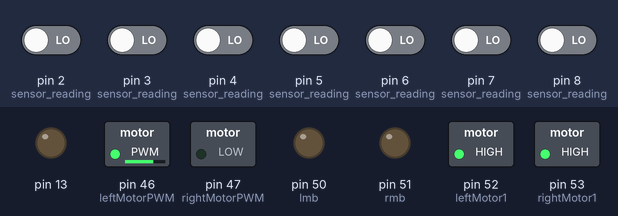
The sketch below on a simulated Arduino Mega 2560, built with avr-gcc and run on an emulated ATmega2560. Parts: switched loads named in the sketch (green lamp = pin HIGH), output pins drawn as LEDs (lit = HIGH). Inputs (shaded band) come from the test bench; at power-on: pin 2 (sensor_reading), pin 3 (sensor_reading), pin 4 (sensor_reading), pin 5 (sensor_reading), pin 6 (sensor_reading), pin 7 (sensor_reading), pin 8 (sensor_reading) LOW. What the sketch prints to the serial monitor is not drawn.

Above: at 4.2 s.
4.3 s: pin 2 (sensor_reading) driven HIGH
At 5.2 s:
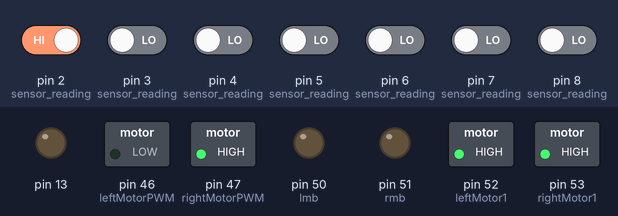
5.8 s: pin 7 (sensor_reading) driven HIGH
At 6.5 s:
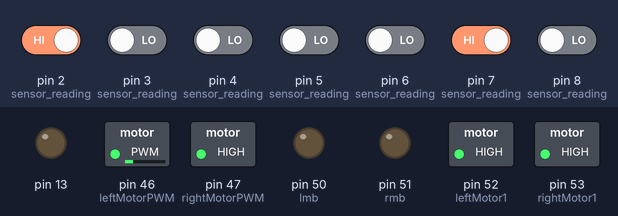
7.3 s: pin 5 (sensor_reading) driven HIGH
At 7.7 s:
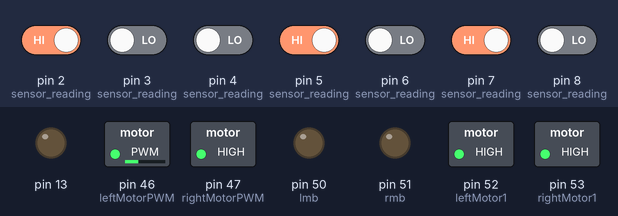
8.8 s: pin 6 (sensor_reading) driven HIGH
At 10.0 s:
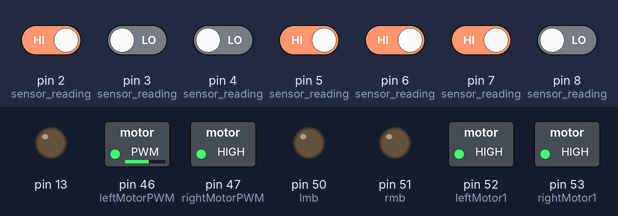
10.3 s: pin 3 (sensor_reading) driven HIGH
At 11.1 s:
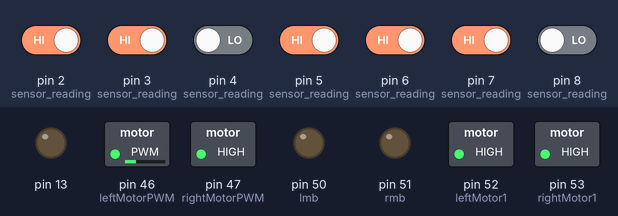
11.8 s: pin 3 (sensor_reading) driven LOW
At 12.3 s:
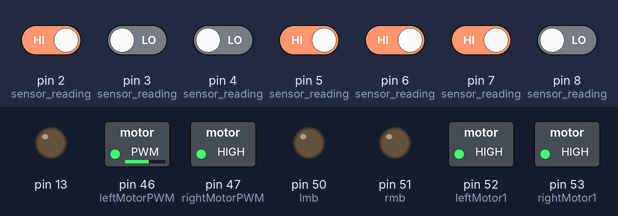
Timing chart, 0 to 14.3 s (numbered marks = the images above; inputs shaded):
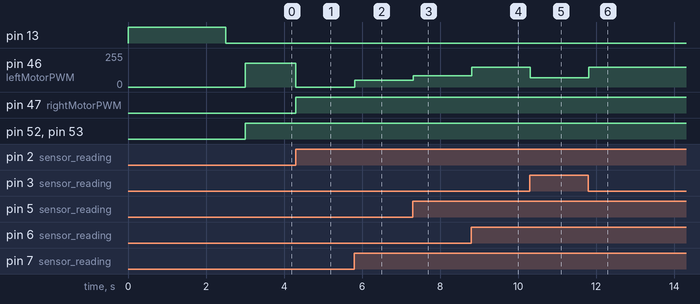

Measured:
- after the input at 4.3 s, pin 46 (leftMotorPWM): 180/255 → 0/255 at once; pin 47 (rightMotorPWM): LOW → HIGH at once
- after the input at 5.8 s, pin 46 (leftMotorPWM): 0/255 → 50/255 at once
- after the input at 7.3 s, pin 46 (leftMotorPWM): 50/255 → 84/255 at once
- after the input at 8.8 s, pin 46 (leftMotorPWM): 84/255 → 150/255 at once
- after the input at 10.3 s, pin 46 (leftMotorPWM): 150/255 → 70/255 at once
- after the input at 11.8 s, pin 46 (leftMotorPWM): 70/255 → 150/255 at once

The sketch:

new_J1.ino
```cpp
#include<QTRSensors.h>

int a[7];

int i=1;
int error;

int lmf = 52;
int lmb = 50;

int rmf = 53;
int rmb = 51;

int lme = 46;
int rme = 47;

float I =0;
float Ki = 0.002;
float Kp = 0.2;
int Kd = 2;
int lastError = 0;

int rightMotorSpeed,leftMotorSpeed;
int rightBaseSpeed=150;
int leftBaseSpeed=150;
int rightMaxSpeed=180;
int leftMaxSpeed=180;

#define rightMotor1 53
#define rightMotorPWM 47
#define leftMotor1 52
#define leftMotorPWM 46


QTRSensorsRC qtrrc((unsigned char[]){8, 7, 6, 5, 4, 3, 2} , 7, 3000, 2);
unsigned int sensorValues[7];

void setup() {
  Serial.begin(38400);
  pinMode(lmf, OUTPUT);
  pinMode(rmf, OUTPUT);
  pinMode(lmb, OUTPUT);
  pinMode(rmb, OUTPUT);
  pinMode(lme, OUTPUT);
  pinMode(rme, OUTPUT);
  pinMode(13, OUTPUT);
  digitalWrite(13, HIGH);
  for(int i=0;i<100;i++)
  {
    qtrrc.calibrate();

  }

  digitalWrite(13, LOW);
  delay(500);

}

void sensor_reading() {

  a[0] = digitalRead(8);
  a[1] = digitalRead(7);
  a[2] = digitalRead(6);
  a[3] = digitalRead(5);
  a[4] = digitalRead(4);
  a[5] = digitalRead(3);
  a[6] = digitalRead(2);
/*
Serial.print(a[0]);
Serial.print(" ");
Serial.print(a[1]);
Serial.print(" ");
Serial.print(a[2]);
Serial.print(" ");
Serial.print(a[3]);
Serial.print(" ");
Serial.print(a[4]);
Serial.print(" ");
Serial.print(a[5]);
Serial.print(" ");
Serial.println(a[6]);*/
}

void loop()
{
 sensor_reading();
if(digitalRead(8)==1 && digitalRead(7)==1 && digitalRead(6)==1 && digitalRead(5)==1 && digitalRead(4)==1 && digitalRead(3)==1 && digitalRead(2)==1)
  {
  analogWrite(leftMotorPWM, leftBaseSpeed);
   analogWrite(rightMotorPWM,rightBaseSpeed);
   digitalWrite(leftMotor1,HIGH);
   digitalWrite(rightMotor1,HIGH);
    delay(300);
  if(digitalRead(8)==1 && digitalRead(7)==1 && digitalRead(6)==1 && digitalRead(5)==1 && digitalRead(4)==1 && digitalRead(3)==1 && digitalRead(2)==1)
  {
    digitalWrite(rightMotor1, LOW);
  analogWrite(rightMotorPWM, rightMotorSpeed);

  digitalWrite(leftMotor1, LOW);

  analogWrite(leftMotorPWM, leftMotorSpeed);
  delay(30000);
     }

   if(digitalRead(48)==0 && digitalRead(46)==0 && digitalRead(44)==0 && digitalRead(42)==0 && digitalRead(40)==0 && digitalRead(38)==0 && digitalRead(36)==0)
    {digitalWrite(rightMotor1, LOW);
  analogWrite(rightMotorPWM, rightMotorSpeed);

  digitalWrite(leftMotor1, LOW);

  analogWrite(leftMotorPWM, leftMotorSpeed);
  delay(500);
     }
  }

  unsigned int sensors[7];
  signed int position=qtrrc.readLine(sensors);
  int error=position-3000;

  Serial.println(error);
  float p = Kp*error;
  float I = p+I;
  int motorSpeed = Kp * error + Kd * (error - lastError)+I*Ki;
  lastError = error;


  int rightMotorSpeed = rightBaseSpeed + motorSpeed;
  int leftMotorSpeed = leftBaseSpeed - motorSpeed;

    if (rightMotorSpeed > rightMaxSpeed ) rightMotorSpeed = rightMaxSpeed;
  if (leftMotorSpeed > leftMaxSpeed ) leftMotorSpeed = leftMaxSpeed;
  if (rightMotorSpeed < 0) rightMotorSpeed = 0;
  if (leftMotorSpeed < 0) leftMotorSpeed = 0;

  Serial.print(rightMotorSpeed);
  Serial.print(" ");
  Serial.println(leftMotorSpeed);
   {

  digitalWrite(rightMotor1, HIGH);

  analogWrite(rightMotorPWM, rightMotorSpeed);

  digitalWrite(leftMotor1, HIGH);

  analogWrite(leftMotorPWM, leftMotorSpeed);
   }
}
```
